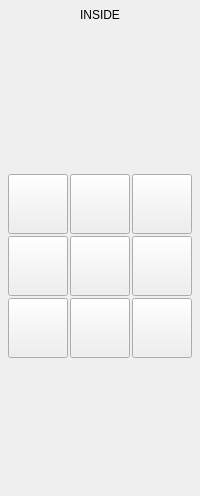
           <widget class="QWidget" name="Page_inside">
            <layout class="QVBoxLayout" name="verticalLayout">
             <property name="spacing">
              <number>6</number>
             </property>
             <property name="leftMargin">
              <number>0</number>
             </property>
             <property name="topMargin">
              <number>0</number>
             </property>
             <property name="rightMargin">
              <number>0</number>
             </property>
             <property name="bottomMargin">
              <number>0</number>
             </property>
             <item>
              <widget class="QLabel" name="label_inside_measure">
               <property name="sizePolicy">
                <sizepolicy hsizetype="Preferred" vsizetype="Fixed">
                 <horstretch>0</horstretch>
                 <verstretch>0</verstretch>
                </sizepolicy>
               </property>
               <property name="minimumSize">
                <size>
                 <width>0</width>
                 <height>30</height>
                </size>
               </property>
               <property name="maximumSize">
                <size>
                 <width>16777215</width>
                 <height>30</height>
                </size>
               </property>
               <property name="text">
                <string>INSIDE</string>
               </property>
               <property name="alignment">
                <set>Qt::AlignCenter</set>
               </property>
              </widget>
             </item>
             <item>
              <spacer name="verticalSpacer_7">
               <property name="orientation">
                <enum>Qt::Vertical</enum>
               </property>
               <property name="sizeType">
                <enum>QSizePolicy::Expanding</enum>
               </property>
               <property name="sizeHint" stdset="0">
                <size>
                 <width>20</width>
                 <height>138</height>
                </size>
               </property>
              </spacer>
             </item>
             <item>
              <widget class="QWidget" name="widget_inside_btns" native="true">
               <property name="sizePolicy">
                <sizepolicy hsizetype="Preferred" vsizetype="Preferred">
                 <horstretch>0</horstretch>
                 <verstretch>0</verstretch>
                </sizepolicy>
               </property>
               <property name="minimumSize">
                <size>
                 <width>0</width>
                 <height>0</height>
                </size>
               </property>
               <property name="maximumSize">
                <size>
                 <width>16777215</width>
                 <height>16777215</height>
                </size>
               </property>
               <layout class="QGridLayout" name="gridLayout">
                <property name="leftMargin">
                 <number>1</number>
                </property>
                <property name="topMargin">
                 <number>0</number>
                </property>
                <property name="rightMargin">
                 <number>1</number>
                </property>
                <property name="bottomMargin">
                 <number>0</number>
                </property>
                <property name="spacing">
                 <number>2</number>
                </property>
                <item row="2" column="1">
                 <widget class="PushButton" name="pbtn_inside_xm">
                  <property name="sizePolicy">
                   <sizepolicy hsizetype="Fixed" vsizetype="Fixed">
                    <horstretch>0</horstretch>
                    <verstretch>0</verstretch>
                   </sizepolicy>
                  </property>
                  <property name="minimumSize">
                   <size>
                    <width>60</width>
                    <height>60</height>
                   </size>
                  </property>
                  <property name="maximumSize">
                   <size>
                    <width>120</width>
                    <height>120</height>
                   </size>
                  </property>
                  <property name="toolTip">
                   <string>Probe Inside X Edge, Negative Direction, Finish At Edge</string>
                  </property>
                  <property name="text">
                   <string/>
                  </property>
                  <property name="icon">
                   <iconset>
                    <normaloff>../images/probe_icons/inX-.png</normaloff>../images/probe_icons/inX-.png</iconset>
                  </property>
                  <property name="iconSize">
                   <size>
                    <width>120</width>
                    <height>120</height>
                   </size>
                  </property>
                  <property name="checkable">
                   <bool>false</bool>
                  </property>
                  <property name="checked">
                   <bool>false</bool>
                  </property>
                  <property name="indicator_option" stdset="0">
                   <bool>false</bool>
                  </property>
                  <property name="probe" stdset="0">
                   <string>probe_xm</string>
                  </property>
                  <attribute name="buttonGroup">
                   <string notr="true">inside_buttonGroup</string>
                  </attribute>
                 </widget>
                </item>
                <item row="1" column="3">
                 <widget class="PushButton" name="pbtn_inside_xpyp">
                  <property name="sizePolicy">
                   <sizepolicy hsizetype="Fixed" vsizetype="Fixed">
                    <horstretch>0</horstretch>
                    <verstretch>0</verstretch>
                   </sizepolicy>
                  </property>
                  <property name="minimumSize">
                   <size>
                    <width>60</width>
                    <height>60</height>
                   </size>
                  </property>
                  <property name="maximumSize">
                   <size>
                    <width>120</width>
                    <height>120</height>
                   </size>
                  </property>
                  <property name="toolTip">
                   <string>Probe Outside Edges, Finish At Corner</string>
                  </property>
                  <property name="text">
                   <string/>
                  </property>
                  <property name="icon">
                   <iconset>
                    <normaloff>../images/probe_icons/inX+Y+.png</normaloff>../images/probe_icons/inX+Y+.png</iconset>
                  </property>
                  <property name="iconSize">
                   <size>
                    <width>120</width>
                    <height>120</height>
                   </size>
                  </property>
                  <property name="checkable">
                   <bool>false</bool>
                  </property>
                  <property name="checked">
                   <bool>false</bool>
                  </property>
                  <property name="indicator_option" stdset="0">
                   <bool>false</bool>
                  </property>
                  <property name="probe" stdset="0">
                   <string>probe_inside_xpyp</string>
                  </property>
                  <attribute name="buttonGroup">
                   <string notr="true">inside_buttonGroup</string>
                  </attribute>
                 </widget>
                </item>
                <item row="2" column="4">
                 <spacer name="horizontalSpacer_4">
                  <property name="orientation">
                   <enum>Qt::Horizontal</enum>
                  </property>
                  <property name="sizeHint" stdset="0">
                   <size>
                    <width>5</width>
                    <height>20</height>
                   </size>
                  </property>
                 </spacer>
                </item>
                <item row="4" column="1">
                 <widget class="PushButton" name="pbtn_inside_xmym">
                  <property name="sizePolicy">
                   <sizepolicy hsizetype="Fixed" vsizetype="Fixed">
                    <horstretch>0</horstretch>
                    <verstretch>0</verstretch>
                   </sizepolicy>
                  </property>
                  <property name="minimumSize">
                   <size>
                    <width>60</width>
                    <height>60</height>
                   </size>
                  </property>
                  <property name="maximumSize">
                   <size>
                    <width>120</width>
                    <height>120</height>
                   </size>
                  </property>
                  <property name="toolTip">
                   <string>Probe Outside Edges, Finish At Corner</string>
                  </property>
                  <property name="text">
                   <string/>
                  </property>
                  <property name="icon">
                   <iconset>
                    <normaloff>../images/probe_icons/inX-Y-.png</normaloff>../images/probe_icons/inX-Y-.png</iconset>
                  </property>
                  <property name="iconSize">
                   <size>
                    <width>120</width>
                    <height>120</height>
                   </size>
                  </property>
                  <property name="checkable">
                   <bool>false</bool>
                  </property>
                  <property name="checked">
                   <bool>false</bool>
                  </property>
                  <property name="indicator_option" stdset="0">
                   <bool>false</bool>
                  </property>
                  <property name="probe" stdset="0">
                   <string>probe_inside_xmym</string>
                  </property>
                  <attribute name="buttonGroup">
                   <string notr="true">inside_buttonGroup</string>
                  </attribute>
                 </widget>
                </item>
                <item row="2" column="2">
                 <widget class="PushButton" name="pbtn_inside_xy_hole">
                  <property name="sizePolicy">
                   <sizepolicy hsizetype="Fixed" vsizetype="Fixed">
                    <horstretch>0</horstretch>
                    <verstretch>0</verstretch>
                   </sizepolicy>
                  </property>
                  <property name="minimumSize">
                   <size>
                    <width>60</width>
                    <height>60</height>
                   </size>
                  </property>
                  <property name="maximumSize">
                   <size>
                    <width>120</width>
                    <height>120</height>
                   </size>
                  </property>
                  <property name="font">
                   <font>
                    <pointsize>8</pointsize>
                   </font>
                  </property>
                  <property name="toolTip">
                   <string>Probe All Inside Edges, Finish In Center</string>
                  </property>
                  <property name="text">
                   <string/>
                  </property>
                  <property name="icon">
                   <iconset>
                    <normaloff>../images/probe_icons/inHole.png</normaloff>../images/probe_icons/inHole.png</iconset>
                  </property>
                  <property name="iconSize">
                   <size>
                    <width>120</width>
                    <height>120</height>
                   </size>
                  </property>
                  <property name="checkable">
                   <bool>false</bool>
                  </property>
                  <property name="checked">
                   <bool>false</bool>
                  </property>
                  <property name="indicator_option" stdset="0">
                   <bool>false</bool>
                  </property>
                  <property name="probe" stdset="0">
                   <string>probe_xy_hole</string>
                  </property>
                  <attribute name="buttonGroup">
                   <string notr="true">inside_buttonGroup</string>
                  </attribute>
                 </widget>
                </item>
                <item row="2" column="0">
                 <spacer name="horizontalSpacer_3">
                  <property name="orientation">
                   <enum>Qt::Horizontal</enum>
                  </property>
                  <property name="sizeHint" stdset="0">
                   <size>
                    <width>5</width>
                    <height>20</height>
                   </size>
                  </property>
                 </spacer>
                </item>
                <item row="4" column="2">
                 <widget class="PushButton" name="pbtn_inside_ym">
                  <property name="sizePolicy">
                   <sizepolicy hsizetype="Fixed" vsizetype="Fixed">
                    <horstretch>0</horstretch>
                    <verstretch>0</verstretch>
                   </sizepolicy>
                  </property>
                  <property name="minimumSize">
                   <size>
                    <width>60</width>
                    <height>60</height>
                   </size>
                  </property>
                  <property name="maximumSize">
                   <size>
                    <width>120</width>
                    <height>120</height>
                   </size>
                  </property>
                  <property name="toolTip">
                   <string>Probe Inside Y Edge, Negative Direction, Finish At Edge</string>
                  </property>
                  <property name="text">
                   <string/>
                  </property>
                  <property name="icon">
                   <iconset>
                    <normaloff>../images/probe_icons/inY-.png</normaloff>../images/probe_icons/inY-.png</iconset>
                  </property>
                  <property name="iconSize">
                   <size>
                    <width>120</width>
                    <height>120</height>
                   </size>
                  </property>
                  <property name="checkable">
                   <bool>false</bool>
                  </property>
                  <property name="checked">
                   <bool>false</bool>
                  </property>
                  <property name="indicator_option" stdset="0">
                   <bool>false</bool>
                  </property>
                  <property name="probe" stdset="0">
                   <string>probe_ym</string>
                  </property>
                  <attribute name="buttonGroup">
                   <string notr="true">inside_buttonGroup</string>
                  </attribute>
                 </widget>
                </item>
                <item row="1" column="2">
                 <widget class="PushButton" name="pbtn_inside_yp">
                  <property name="sizePolicy">
                   <sizepolicy hsizetype="Fixed" vsizetype="Fixed">
                    <horstretch>0</horstretch>
                    <verstretch>0</verstretch>
                   </sizepolicy>
                  </property>
                  <property name="minimumSize">
                   <size>
                    <width>60</width>
                    <height>60</height>
                   </size>
                  </property>
                  <property name="maximumSize">
                   <size>
                    <width>120</width>
                    <height>120</height>
                   </size>
                  </property>
                  <property name="toolTip">
                   <string>Probe Inside Y Edge, Positive Direction, Finish At Edge</string>
                  </property>
                  <property name="text">
                   <string/>
                  </property>
                  <property name="icon">
                   <iconset>
                    <normaloff>../images/probe_icons/inY+.png</normaloff>../images/probe_icons/inY+.png</iconset>
                  </property>
                  <property name="iconSize">
                   <size>
                    <width>120</width>
                    <height>120</height>
                   </size>
                  </property>
                  <property name="checkable">
                   <bool>false</bool>
                  </property>
                  <property name="checked">
                   <bool>false</bool>
                  </property>
                  <property name="indicator_option" stdset="0">
                   <bool>false</bool>
                  </property>
                  <property name="probe" stdset="0">
                   <string>probe_yp</string>
                  </property>
                  <attribute name="buttonGroup">
                   <string notr="true">inside_buttonGroup</string>
                  </attribute>
                 </widget>
                </item>
                <item row="1" column="1">
                 <widget class="PushButton" name="pbtn_inside_xmyp">
                  <property name="sizePolicy">
                   <sizepolicy hsizetype="Fixed" vsizetype="Fixed">
                    <horstretch>0</horstretch>
                    <verstretch>0</verstretch>
                   </sizepolicy>
                  </property>
                  <property name="minimumSize">
                   <size>
                    <width>60</width>
                    <height>60</height>
                   </size>
                  </property>
                  <property name="maximumSize">
                   <size>
                    <width>120</width>
                    <height>120</height>
                   </size>
                  </property>
                  <property name="toolTip">
                   <string>Probe Outside Edges, Finish At Corner</string>
                  </property>
                  <property name="text">
                   <string/>
                  </property>
                  <property name="icon">
                   <iconset>
                    <normaloff>../images/probe_icons/inX-Y+.png</normaloff>../images/probe_icons/inX-Y+.png</iconset>
                  </property>
                  <property name="iconSize">
                   <size>
                    <width>120</width>
                    <height>120</height>
                   </size>
                  </property>
                  <property name="checkable">
                   <bool>false</bool>
                  </property>
                  <property name="checked">
                   <bool>false</bool>
                  </property>
                  <property name="indicator_option" stdset="0">
                   <bool>false</bool>
                  </property>
                  <property name="probe" stdset="0">
                   <string>probe_inside_xmyp</string>
                  </property>
                  <attribute name="buttonGroup">
                   <string notr="true">inside_buttonGroup</string>
                  </attribute>
                 </widget>
                </item>
                <item row="4" column="3">
                 <widget class="PushButton" name="pbtn_inside_xpym">
                  <property name="sizePolicy">
                   <sizepolicy hsizetype="Fixed" vsizetype="Fixed">
                    <horstretch>0</horstretch>
                    <verstretch>0</verstretch>
                   </sizepolicy>
                  </property>
                  <property name="minimumSize">
                   <size>
                    <width>60</width>
                    <height>60</height>
                   </size>
                  </property>
                  <property name="maximumSize">
                   <size>
                    <width>120</width>
                    <height>120</height>
                   </size>
                  </property>
                  <property name="toolTip">
                   <string>Probe Outside Edges, Finish At Corner</string>
                  </property>
                  <property name="text">
                   <string/>
                  </property>
                  <property name="icon">
                   <iconset>
                    <normaloff>../images/probe_icons/inX+Y-.png</normaloff>../images/probe_icons/inX+Y-.png</iconset>
                  </property>
                  <property name="iconSize">
                   <size>
                    <width>120</width>
                    <height>120</height>
                   </size>
                  </property>
                  <property name="checkable">
                   <bool>false</bool>
                  </property>
                  <property name="checked">
                   <bool>false</bool>
                  </property>
                  <property name="indicator_option" stdset="0">
                   <bool>false</bool>
                  </property>
                  <property name="probe" stdset="0">
                   <string>probe_inside_xpym</string>
                  </property>
                  <attribute name="buttonGroup">
                   <string notr="true">inside_buttonGroup</string>
                  </attribute>
                 </widget>
                </item>
                <item row="2" column="3">
                 <widget class="PushButton" name="pbtn_inside_xp">
                  <property name="sizePolicy">
                   <sizepolicy hsizetype="Fixed" vsizetype="Fixed">
                    <horstretch>0</horstretch>
                    <verstretch>0</verstretch>
                   </sizepolicy>
                  </property>
                  <property name="minimumSize">
                   <size>
                    <width>60</width>
                    <height>60</height>
                   </size>
                  </property>
                  <property name="maximumSize">
                   <size>
                    <width>120</width>
                    <height>120</height>
                   </size>
                  </property>
                  <property name="toolTip">
                   <string>Probe Inside Y Edge, Negative Direction, Finish At Edge</string>
                  </property>
                  <property name="text">
                   <string/>
                  </property>
                  <property name="icon">
                   <iconset>
                    <normaloff>../images/probe_icons/inX+.png</normaloff>../images/probe_icons/inX+.png</iconset>
                  </property>
                  <property name="iconSize">
                   <size>
                    <width>120</width>
                    <height>120</height>
                   </size>
                  </property>
                  <property name="checkable">
                   <bool>false</bool>
                  </property>
                  <property name="checked">
                   <bool>false</bool>
                  </property>
                  <property name="indicator_option" stdset="0">
                   <bool>false</bool>
                  </property>
                  <property name="probe" stdset="0">
                   <string>probe_xp</string>
                  </property>
                  <attribute name="buttonGroup">
                   <string notr="true">inside_buttonGroup</string>
                  </attribute>
                 </widget>
                </item>
               </layout>
              </widget>
             </item>
             <item>
              <spacer name="verticalSpacer_4">
               <property name="orientation">
                <enum>Qt::Vertical</enum>
               </property>
               <property name="sizeType">
                <enum>QSizePolicy::Expanding</enum>
               </property>
               <property name="sizeHint" stdset="0">
                <size>
                 <width>20</width>
                 <height>138</height>
                </size>
               </property>
              </spacer>
             </item>
            </layout>
           </widget>
